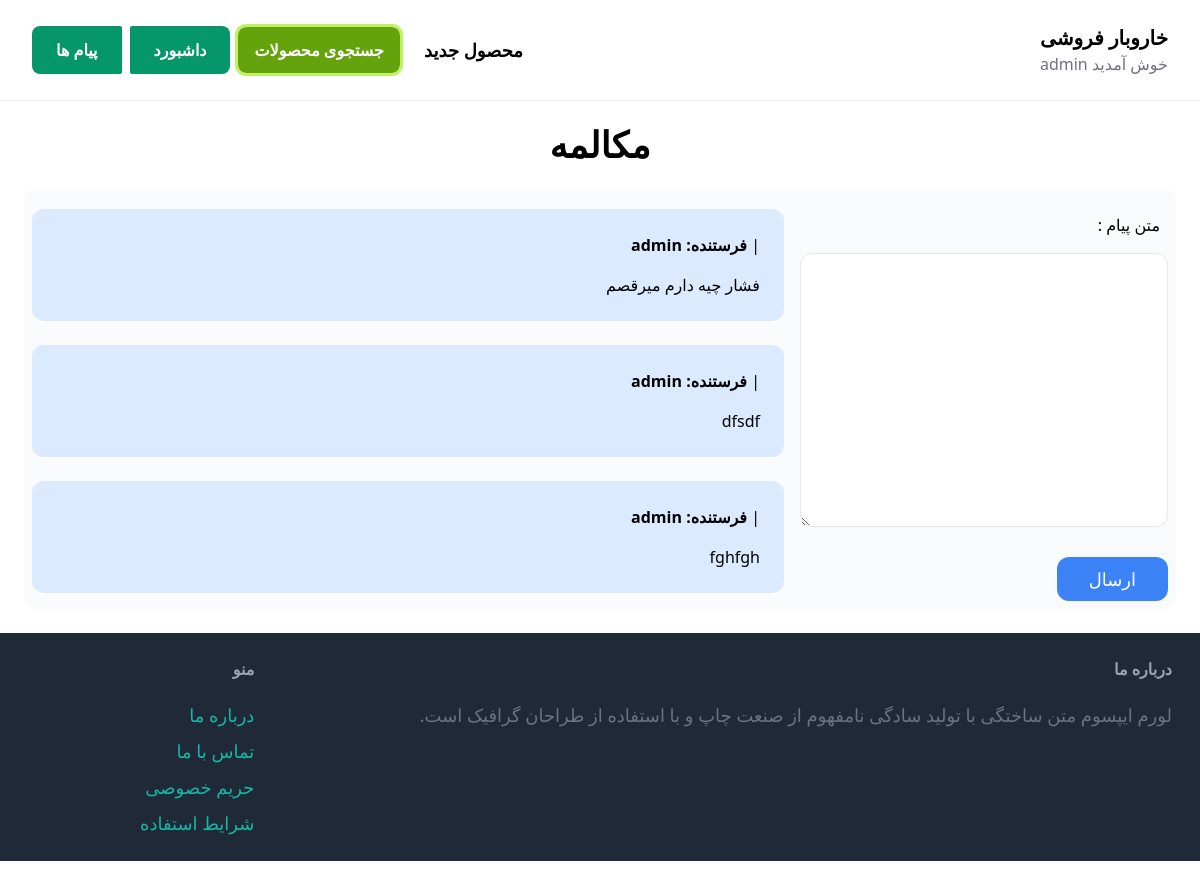
Page /inbox/3/ (signed in) on the committed database.
### conversation/models.py (models this page shows)
class ConversationMessage(models.Model):
    conversation = models.ForeignKey(Conversation, related_name='messages', on_delete=models.CASCADE)
    content = models.TextField(verbose_name='متن پیام')
    created_at = jmodels.jDateTimeField(auto_now_add=True)
    created_by = models.ForeignKey(User, related_name='created_messages', on_delete=models.CASCADE)

### conversation/views.py (the view)
# urls.py: path('<int:pk>/', views.chat_detail , name='detail'),
@login_required
def chat_detail(request, pk):
    conversation = Conversation.objects.filter(members__in=[request.user.id]).get(pk=pk)
    if request.method == 'POST':
        form = ConversationMessageForm(request.POST)
        if form.is_valid():
            conversation_message = form.save(commit=False)
            conversation_message.conversation = conversation
            conversation_message.created_by = request.user
            conversation_message.save()
            conversation.save()
            return redirect('conversation:detail', pk=pk)
    else:
        form = ConversationMessageForm()
    return render(request, 'conversation/chat_detail.html',{
        'conversation': conversation,
        'form': form ,
    })

### conversation/forms.py
class ConversationMessageForm(forms.ModelForm):
    class Meta:
        model = ConversationMessage
        fields = ('content',)
        widgets={
            'content': forms.Textarea(attrs={
                'class': 'w-full py-4 px-6 rounded-xl border text-semibold'
            })
        }

### core/context_processors.py (called while the page is built)
def js_messages(request):
    js_messages = [str(message) for message in messages.get_messages(request)]
    return {'js_messages': js_messages}

### conversation/templates/conversation/chat_detail.html (shortened to what this page needs)
{% extends 'core/base.html' %}
{% block content %}
<center><h1 class="mb-6 mx-0 text-4xl font-bold ">مکالمه</h1></center>
<div class="grid grid-cols-3 bg-slate-50 rounded-xl">
    <div class="col-span-1 mx-2">
        <form method="post" action="." class="mt-6">
            <div class="space-y-4">
                {% for field in form %}
                    <div>
                        <label for="{{ field.id_for_label }}" class="p-2">{{ field.label }} :</label><br>
                    </div>
                    <div>
                        {{ field }}
                    </div>
                {% endfor %}
            </div><br>
            <button class="signup py-2 px-8 xl:px-56 text-lg bg-blue-500 hover:bg-blue-700 rounded-xl text-white" type="submit">ارسال</button>
        </form>
    </div>
    <div class="col-span-2 mt-5 mx-2">
        <div id="chat" class="space-y-6" style="height:400px;overflow-y:auto;flex-direction: column-reverse;">
            {% for message in conversation.messages.all %}
                <div class="p-6 flex {% if message.created_by == request.user %}bg-blue-100{% else %}bg-gray-200{% endif %} rounded-xl">
                    <div  >
                        <p class="mb-4">{{ message.created_at|date:'G:i  Y/n/j' }} | <strong>  فرستنده: {{ message.created_by.username }}</strong></P>
                        <p>{{ message.content }}</P>
                    </div>
                </div>
            {% endfor %}
        </div>
    </div>
</div>
{% endblock content %}

### core/templates/core/base.html (shortened to what this page needs)
<!DOCTYPE html>
<html >
    <head>
        <link rel="stylesheet" href="https://cdnjs.cloudflare.com/ajax/libs/noUiSlider/14.6.3/nouislider.min.css">
        <script src="https://cdn.tailwindcss.com"></script>
    </head>
    <body dir="rtl">
        <nav class="px-8 py-6 flex justify-between items-center border-b border-gray-200">
            <div >
                <a href="/" class="text-xl font-semibold" >خاروبار فروشی</a>
                {% if request.user.is_authenticated %}
                <p class="text-zinc-500">خوش آمدید {{request.user}}</P>  {% endif %}
            </div>
            <div class="flex items-center">
                <a href="{% url 'item:new_item'%}" class="px-4 text-lg font-semibold hover:text-gray-500">محصول جدید</a>
                <div class="dropdown">
                    <a href="{% url 'item:browse' %}" class=" mx-2 px-4 py-3 font-semibold bg-lime-600 outline outline-lime-300 text-white rounded-lg hover:bg-lime-800">جستجوی محصولات</a>
                </div>
                {% if request.user.is_authenticated %}
                <a href="{% if user.is_superuser %}{% url 'dashboard:admin_dash' %}{% else %}{% url 'dashboard:index' %}{% endif %}" class="px-6 ml-2  py-3 font-semibold bg-emerald-600 text-white rounded-r-lg rounded-l-sm hover:bg-emerald-400">داشبورد</a>
                <a href="{% url 'conversation:inbox' %}" class="px-6 py-3 font-semibold bg-emerald-600 text-white rounded-l-lg rounded-r-sm hover:bg-emerald-400">پیام ها</a>
                {% endif %}
            </div>
        </nav>
        <div class="px-6 py-6">
            {% block content %}
            {% endblock %}
        </div>
        <footer class="px-6 py-6 flex justify-between bg-gray-800 ">
            <div class="w-4/5 pr-1">
                <h3 class="mb-5 font-semibold text-gray-400">درباره ما</h3>
                <p class="text-lg text-gray-500">لورم ایپسوم متن ساختگی با تولید سادگی نامفهوم از صنعت چاپ و با استفاده از طراحان گرافیک است.</p>
            </div>
            <div class="w-1/5">
                <h3 class="mb-5 font-semibold text-gray-400">منو</h3>
                <uL class="space-y-2">
                    <li> <a href="{% url 'core:contact' %}" class="text-lg text-teal-500 hover:text-teal-700">درباره ما</a> </li>
                    <li> <a href="{% url 'core:contact' %}" class="text-lg text-teal-500 hover:text-teal-700">تماس با ما</a> </li>
                    <li> <a href="{% url 'core:contact' %}" class="text-lg text-teal-500 hover:text-teal-700">حریم خصوصی</a> </li>
                    <li> <a href="{% url 'core:contact' %}" class="text-lg text-teal-500 hover:text-teal-700">شرایط استفاده</a> </li>
                </ul>
            </div>
        </footer>
    </body>
</html>

### core/templates/core/base.html (style rules this page uses)
.dropdown { position: relative; }

### rows in the picture
ConversationMessage: created_by.username "admin", content "فشار چیه دارم میرقصم"
ConversationMessage: created_by.username "admin", content "dfsdf"
ConversationMessage: created_by.username "admin", content "fghfgh"

### other values in the picture
{{ request.user }} "admin"
{{ field.label }} "متن پیام"
